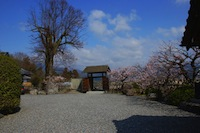
%> input picture project4/p1/house2.jpg, 200 x 133 px
$ octave runthis.m   (GNU Octave 9; MATLAB toolbox functions it lacks are replaced by stand-ins)
%> lines starting %> are read from the running program, lines starting %| are printed output that depends on the picture; in (x1, y1, x2, y2) boxes, pixels count from 0 and x2, y2 are one past the last pixel; in counts of white or black regions, pixels touching at a corner belong together; the program's own positions count from 1
%> further down, im_1 is the input picture: size 133x200x3 uint8; mean R, G, B 73.6, 84.6, 105.2
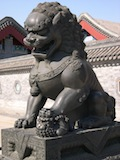
%> input picture project4/p1/lion.jpg, 120 x 160 px
%> further down, im_2 is the input picture: size 160x120x3 uint8; mean R, G, B 115.5, 112.6, 112.8
### project4/rgb2luv.m
function luvim = RGB2Luv(im)

if size(im,3) ~= 3
    error('im must have three color channels');
end
if ~isa(im,'float')
    im = im2single(im);
end
if (max(im(:)) > 1)
    im = im./255;
end

XYZ = [.4125 .3576 .1804; .2125 .7154 .0721; .0193 .1192 .9502];
Yn = 1.0;
Lt = .008856;
Up = 0.19784977571475;
Vp = 0.46834507665248;
imsiz = size(im);
%> imsiz = [133 200 3]
im = permute(im,[3 1 2]);
im = reshape(im,[3 prod(imsiz(1:2))]);
xyz = reshape((XYZ*im)',imsiz);
x = xyz(:,:,1);
y = xyz(:,:,2);
z = xyz(:,:,3);
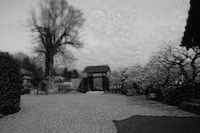
%> z: size 133x200 single; min 0, max 0.839, mean 0.437

l0 = y./Yn;
l = l0;
l(l0>Lt) = 116.*(l0(l0>Lt).^(1/3)) - 16;
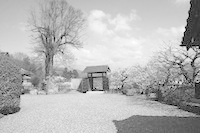
%> l: size 133x200 single; min 0, max 85.36, mean 61; drawn with min black and max white
l(l0<=Lt) = 903.3*l0(l0<=Lt);
%> l: size 133x200 single; 0.41% of pixels changed, all inside (x1, y1, x2, y2) = (5, 2, 200, 115)
c = x + 15*y + 3 * z;
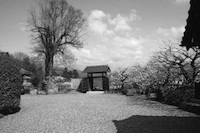
%> c: size 133x200 single; min 0, max 13.05, mean 6.55; drawn with min black and max white
u = 4*ones(imsiz(1:2),class(im));
v = (9/15)*ones(imsiz(1:2),class(im));
u(c~=0) = 4*x(c~=0)./c(c~=0);
v(c~=0) = 9*y(c~=0)./c(c~=0);

u = 13*l.*(u-Up);
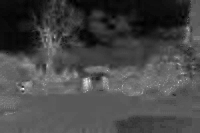
%> u: size 133x200 single; min -22.87, max 42.14, mean -4.7; drawn with min black and max white
v = 13*l.*(v-Vp);
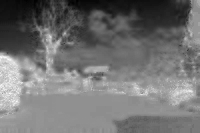
%> v: size 133x200 single; min -62.85, max 52.7, mean -10.9; drawn with min black and max white

luvim = cat(3,l,u,v);
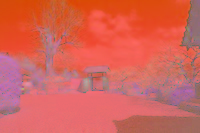
%> luvim: size 133x200x3 single; mean R, G, B 61.1, -4.7, -10.9; drawn with min black and max white

### MeanShiftSeg-GraphCuts/meanshift_gauss.m
%   meanshift_gauss(im,hr,hs) is the meanshift segmentation procedure I
%   im1 : an RGB image
%   hr: the badnwidth in the color domain
%   hs: the bandwidth in the position domain
%   tol: the tolerance used
%   clusterSize: minimum size of a cluster

function  meanshift_gauss(im1,hr,hs,tolerane,clusterSize)

im0 = im1;
im1 = rgb2luv(im1);


[imh imw ~] = size(im1);
%> imh = 133; imw = 200

hrsq = hr^2;
hssq = hs^2;

r = reshape(im1 (:,:,1)',1,[])';
g = reshape(im1 (:,:,2)',1,[])';
b = reshape(im1 (:,:,3)',1,[])';
%> the run ends on the next line
[x y] = ind2sub(im1,1:numel(r));

oldPts = [r g b x' y']; %last column
pts = oldPts;

rcount = numel(r);

% added columns to track
% - whether the point has been assigned a cluster
% - the cluster index
% - the count of points in the cluster.

ptcluster = [oldPts zeros(rcount,3)] ;

clusterCount = 0;
clusters = zeros(1,7);

tic;
for i=1:rcount

    tol = 100;

    while (tol > tolerane)  % shift until convergence.
        current = pts(i,:);

        %%%%%%%%%%%%%%%%%%%%%%%%%
        %compute closest neighbors to be used

        inDist = closestPointsDistIdx(oldPts,4*hssq,current);
        inColorAndDist = closestPointsColorIdx(inDist,4*hrsq,current);

        %%%%%%%%%%%%%%%%%%%%%%%%%
        %compute weights:

        ptm = current(ones(1,size(inColorAndDist,1)),:);

        sqdiff = (inColorAndDist - ptm).^2;

        dr = sum(sqdiff(:,1:3),2);
        ds = sum(sqdiff(:,4:5),2);

        w = exp(-dr./hrsq).*exp(-ds./hssq);

        pts(i,:) = w'*inColorAndDist/sum(w);
        tol = abs(pts(i,:) - current);

    end

    % consolidate modes
    mergeIdx = 0;

    if (clusterCount > 0)
        inCDist = closestPointsDistIdx(clusters,hssq,current);
        inCDistCColor = closestPointsColorIdx(inCDist,hrsq,current);
        [~, mx] = max(inCDistCColor(:,6),[],1);
        mergeIdx = inCDistCColor(mx,7);
    end

    if (mergeIdx > 0)
        %merge cluster and save the average color in the cluster
        clusters(mergeIdx,1:3) = 0.5*(pts(i,1:3) + clusters(mergeIdx,1:3));
        ptcluster(i,7) = mergeIdx;
        ptcluster(i,8) = ptcluster(i,8) + 1;
        density = numel(find(ptcluster(:,7)== mergeIdx));
        clusters(mergeIdx,6) = density;
        ptcluster(i,1:3) = clusters(mergeIdx,1:3);
    else
        clusterCount = clusterCount +1;
        clusters(clusterCount,1:5) = pts(i,:);
        ptcluster(i,7) = clusterCount;
        ptcluster(i,8) = 1;
        clusters(clusterCount,6) = 1;
        clusters(clusterCount,7) = clusterCount;
        ptcluster(i,1:3) = clusters(clusterCount,1:3);
    end

    ptcluster(i,6) = 1;

end
toc;

%merge clusters with fewer than a certain number of points
realcount = 0;
ccount = size(clusters,1);

for i=1:ccount;
    clust = clusters(i,:);
    if (clust(6) < clusterSize)
        %find largest nearest cluster
        inClDist = closestPointsDistIdx(clusters,hssq,clust);
        inClDistCColor = closestPointsColorIdx(inClDist,3*hrsq,clust);

        inClDistCColor = inClDistCColor(inClDistCColor(:,6)>clusterSize,:);

        if (size(inClDistCColor,1)>0)
            dsort = sortrows(inClDistCColor,-6);
            clust(1:3) = dsort(1,1:3);
            matches = ptcluster(:,7) == i;

            repClust = clust(ones(1,rcount),:);

            ptcluster(matches,1:3) = repClust(matches,1:3);
        else
            realcount = realcount+1;
        end
    else
        realcount  = realcount +1;
    end
end
disp(['number of clusters:' num2str(realcount)]);

im2r = reshape(pts(:,1)',[imw imh]);
im2g = reshape(pts(:,2)',[imw imh]);
im2b = reshape(pts(:,3)',[imw imh]);

im2 = zeros(imh,imw,3);
im2(:,:,1) = im2r';
im2(:,:,2) = im2g';
im2(:,:,3) = im2b';

im3r = reshape(ptcluster(:,1)',[imw imh]);
im3g = reshape(ptcluster(:,2)',[imw imh]);
im3b = reshape(ptcluster(:,3)',[imw imh]);

im3 = zeros(imh,imw,3);
im3(:,:,1) = im3r';
im3(:,:,2) = im3g';
im3(:,:,3) = im3b';

im2 = luv2rgb(im2);
im3 = luv2rgb(im3);

figure,imshow(im2);
figure,imshow(im3);

end

% [10 lines left out: functions closestPointsDistIdx, closestPointsColorIdx, not called in this run]

### project4/runthis.m
%best setting : hr=5,hs=12,minimum number of pixels = 50
%best distance: 2*hssq,2*hrsq
%best cluster creation filters : hrsq and hssq as in the original paper.
%best cluster creation elimination (optional step) : 5*hssq and 4*hrsq

%best setting : hr=5,hs=12,minimum number of pixels = 50
%best distance: 4*hssq,4*hrsq
%best cluster creation filters : hrsq and hssq as in the original paper.
%best cluster creation elimination (optional step) : hssq and 3*hrsq
%%%%%%%%%%%%%%%%%%%%%%%%%%%%%%%%%%%%%%%%%%%%%%%%%%%%%%%%%%%%%%%%%%%%%%%%%%

im_1 = imread('house2.jpg');
im_2 = imread('lion.jpg');
%im_3 = imread('house_small.jpg');

meanshift_gauss(im_1,5,12,0.01,100);
